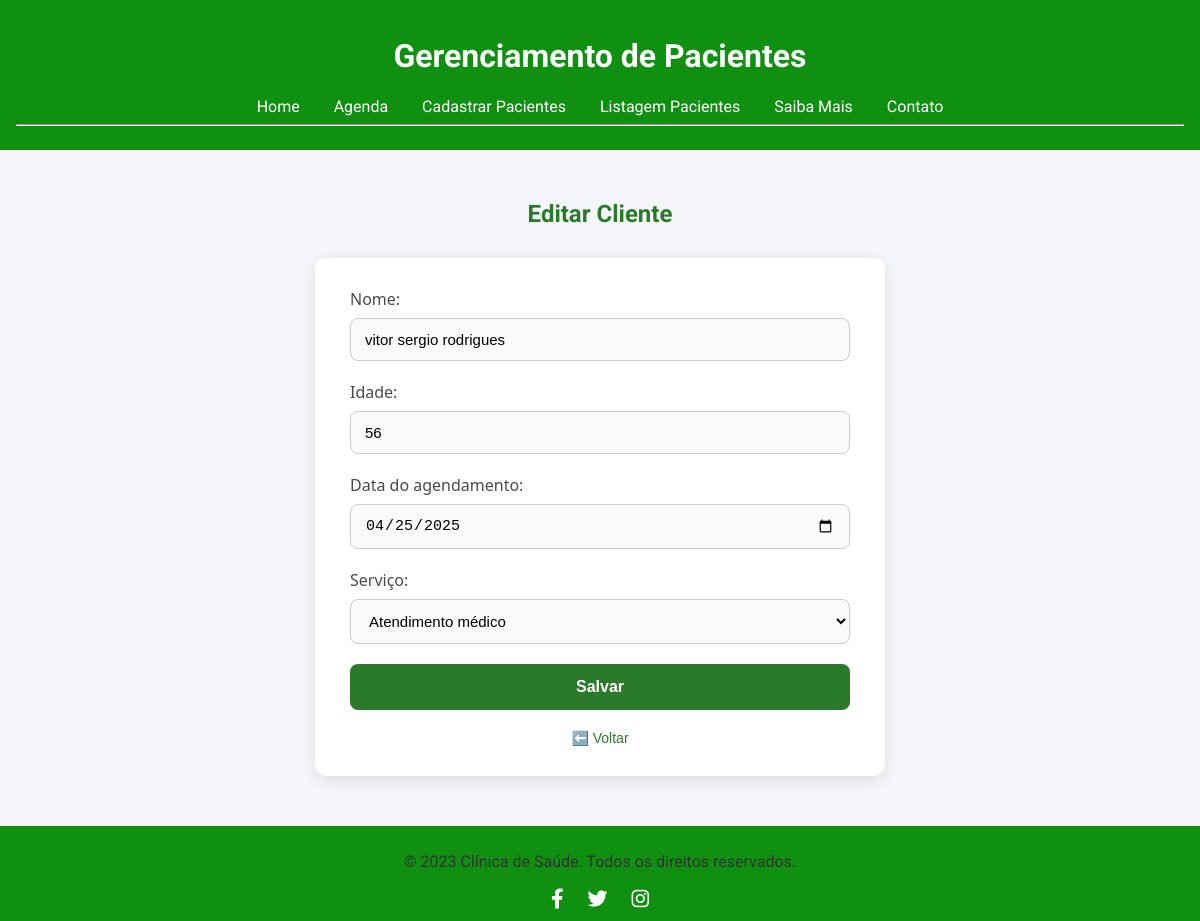
The page /editar/29 on the database as committed earlier.
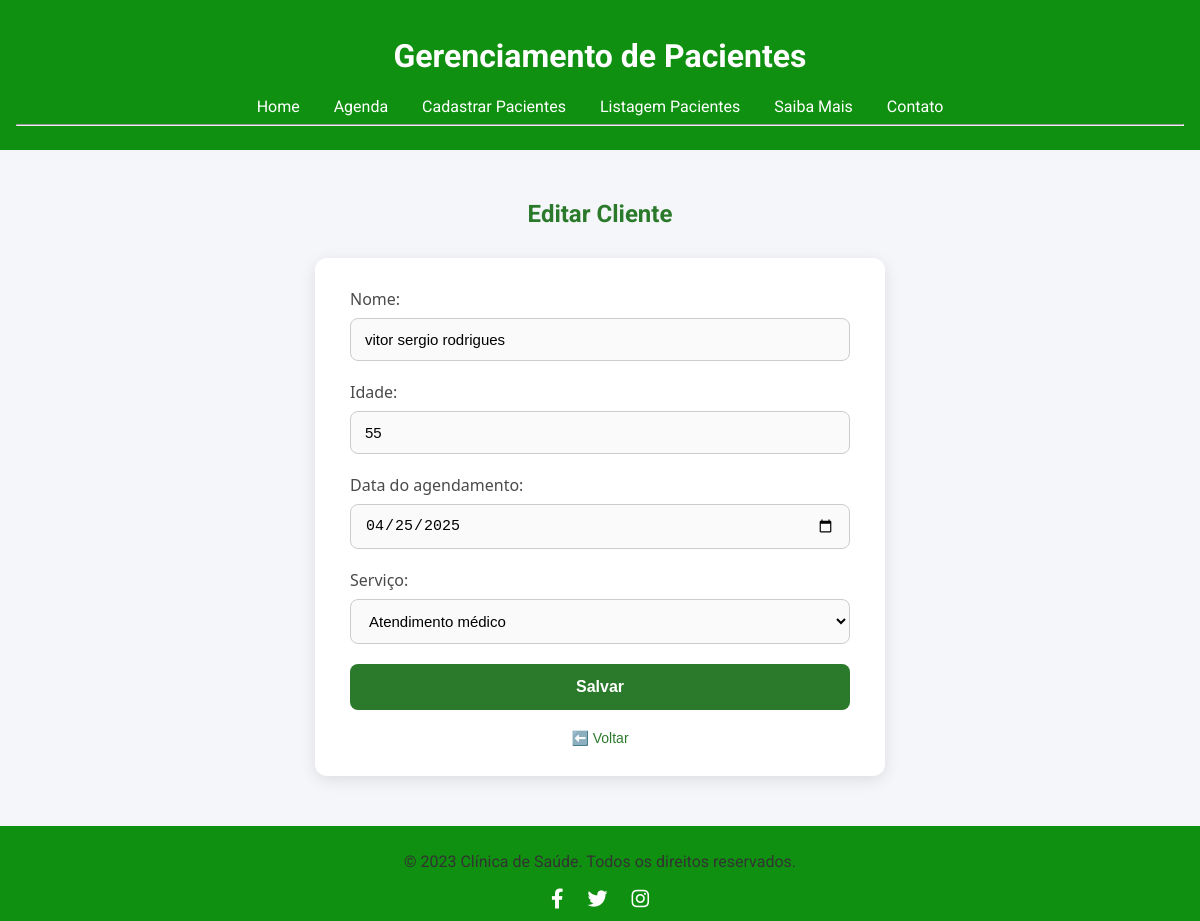
The same page on the database as committed later.
### tables this page shows
CREATE TABLE clientes (
            id INTEGER PRIMARY KEY AUTOINCREMENT,
            nome TEXT NOT NULL,
            idade TEXT NOT NULL,
            data_cadastro TEXT NOT NULL  
        , servico TEXT);

### app.py (the view, shortened to what this page needs)
@app.route('/editar/<int:index>', methods=['GET', 'POST'])
def editar(index):
    conn = get_db_connection()
    cliente = conn.execute('SELECT * FROM clientes WHERE id = ?', (index,)).fetchone()
    conn.close()
    return render_template('form.html', titulo='Editar Cliente', cliente=cliente)

### app.py (called while the page is built)
def get_db_connection():
    conn = sqlite3.connect('database.db')
    conn.row_factory = sqlite3.Row
    return conn

### Templates/form.html (shortened to what this page needs)
{% extends 'base.html' %}
{% block conteudo %}
    <h2>{{ titulo }}</h2>
    <form method="post">
        <label for="nome">Nome:</label>
        <input type="text" id="nome" name="nome" value="{{ cliente.nome if cliente else '' }}" required>
        <label for="idade">Idade:</label>
        <input type="text" id="idade" name="idade" value="{{ cliente.idade if cliente else '' }}" required>
        <label for="data_cadastro">Data do agendamento:</label>
        <input type="date" id="data_cadastro" name="data_cadastro" value="{{ cliente.data_cadastro if cliente else '' }}" required>
        <label for="servico">Serviço:</label>
        <select id="servico" name="servico" required>
            <option value="Atendimento médico">Atendimento médico</option>
        </select>
        <button type="submit">Salvar</button>
        <a href="{{ request.referrer or url_for('index') }}" class="back-link" title="Voltar para página anterior" style="text-decoration: none">⬅️ Voltar</a>
{% endblock %}

Rows that differ between the two databases and show on the page:
changed clientes "vitor sergio rodrigues": idade "56" → "55"
